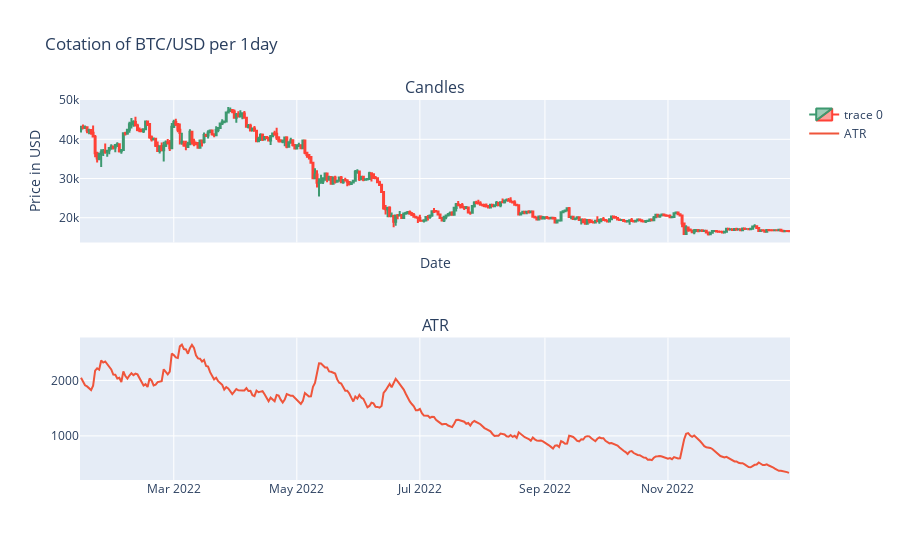

Notebook code cell kept with this figure:
### Markdown cell above
#### ***ATR Indicator*** :

### Code cell
indicator = 'ATR'
visualize_with_indicator(final_data, symbol, interval, indicator)

### Figure 1 — Plotly figure (JSON) as saved in the notebook; plotly's stock layout.template omitted (floating-point values rounded to 4 significant figures; data arrays with more than 128 entries replaced by an {"elided": "..."} marker saying what was removed)
{"data": [{"close": {"elided": "352 float values"}, "high": {"elided": "352 float values"}, "low": {"elided": "352 float values"}, "open": {"elided": "352 float values"}, "type": "candlestick", "x": {"elided": "352 str values"}, "xaxis": "x", "yaxis": "y"}, {"mode": "lines", "name": "ATR", "type": "scatter", "x": {"elided": "352 str values"}, "xaxis": "x2", "y": {"elided": "352 float values"}, "yaxis": "y2"}], "layout": {"annotations": [{"font": {"size": 16}, "showarrow": false, "text": "Candles", "x": 0.5, "xanchor": "center", "xref": "paper", "y": 1, "yanchor": "bottom", "yref": "paper"}, {"font": {"size": 16}, "showarrow": false, "text": "ATR", "x": 0.5, "xanchor": "center", "xref": "paper", "y": 0.375, "yanchor": "bottom", "yref": "paper"}], "autosize": true, "title": {"text": "Cotation of BTC/USD per 1day"}, "xaxis": {"anchor": "y", "autorange": true, "domain": [0, 1], "matches": "x2", "range": ["2022-01-13 12:00", "2022-12-31 12:00"], "rangeslider": {"visible": false, "yaxis": {}}, "showticklabels": false, "title": {"text": "Date"}, "type": "date"}, "xaxis2": {"anchor": "y2", "autorange": true, "domain": [0, 1], "range": ["2022-01-13 12:00", "2022-12-31 12:00"], "type": "date"}, "yaxis": {"anchor": "x", "autorange": true, "domain": [0.625, 1], "range": [13680.0, 50030.0], "title": {"text": "Price in USD"}}, "yaxis2": {"anchor": "x2", "autorange": true, "domain": [0, 0.375], "range": [205.0, 2773.0], "type": "linear"}}}
